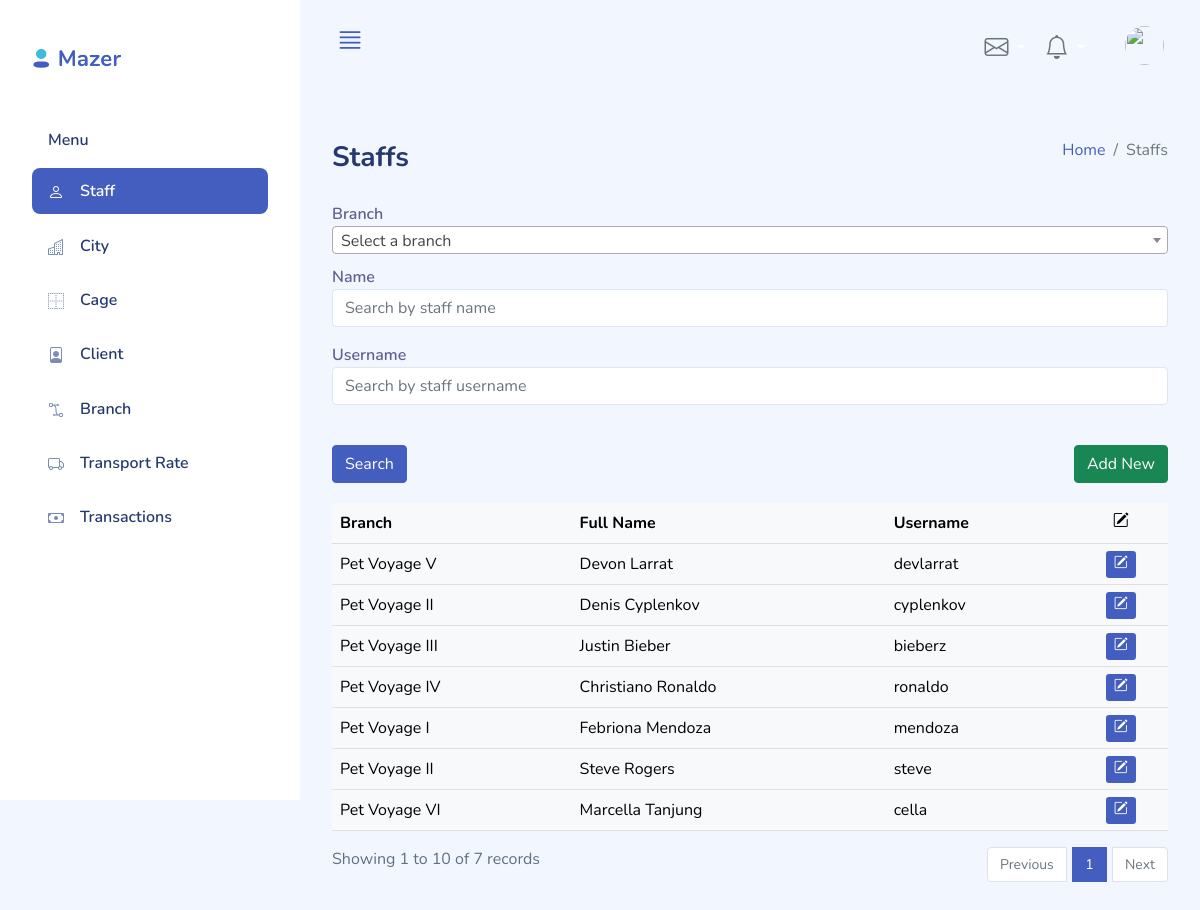
Screenshot of /index.php?page=staffs_list (signed in) with the database file from the repository.
### tables this page shows
CREATE TABLE `staff` (
  `Id` varchar(50) NOT NULL,
  `Name` varchar(45) NOT NULL,
  `BranchId` int(11) NOT NULL,
  `Username` varchar(64) NOT NULL,
  `Password` varchar(256) NOT NULL,
  `Role` varchar(45) NOT NULL,
  `LastUpdateTime` timestamp NOT NULL DEFAULT current_timestamp(),
  `LastModifier` varchar(50) DEFAULT NULL,
  PRIMARY KEY (`Id`),
  KEY `fk_Staff_Branch1_idx` (`BranchId`),
  KEY `fk_Staff_Staff1_idx` (`LastModifier`),
  CONSTRAINT `fk_Staff_Branch1` FOREIGN KEY (`BranchId`) REFERENCES `branch` (`Id`) ON DELETE NO ACTION ON UPDATE NO ACTION,
  CONSTRAINT `fk_Staff_Staff1` FOREIGN KEY (`LastModifier`) REFERENCES `staff` (`Id`) ON DELETE NO ACTION ON UPDATE NO ACTION
);

CREATE TABLE `branch` (
  `Id` int(11) NOT NULL,
  `Name` varchar(45) NOT NULL,
  `Address` varchar(200) NOT NULL,
  `PhoneNumber` varchar(45) NOT NULL,
  `CityId` smallint(5) unsigned NOT NULL,
  `LastUpdateTime` timestamp NOT NULL DEFAULT current_timestamp(),
  `LastModifier` varchar(50) DEFAULT NULL,
  PRIMARY KEY (`Id`),
  KEY `fk_Branch_City1_idx` (`CityId`),
  KEY `fk_Branch_Staff1_idx` (`LastModifier`),
  CONSTRAINT `fk_Branch_City1` FOREIGN KEY (`CityId`) REFERENCES `city` (`Id`) ON DELETE NO ACTION ON UPDATE NO ACTION,
  CONSTRAINT `fk_Branch_Staff1` FOREIGN KEY (`LastModifier`) REFERENCES `staff` (`Id`) ON DELETE NO ACTION ON UPDATE NO ACTION
);

### functions/sanitizers.php (called while the page is built, shortened)
<?php
    function sanitize($dbCon, $input, $type="string"){
        $input = mysqli_real_escape_string($dbCon, $input);
        switch($type){
            case "int":
                $sanitizedValue = $input;
                break;
        }
        return array($sanitizedValue, $input);
    }
?>

### config.php (called while the page is built, shortened)
<?php
$maxRows = 10;
?>

### classes/staff.php (called while the page is built, shortened)
<?php
if (file_exists('./config.php')){
    require_once('./config.php');
}
class Staff{
    private $dbCon;
    public function __construct($dbConnection){
        $this->dbCon = $dbConnection;
    }
    public function get_inner_join_data($column="*", $constraints="1",$limit=10){
        $q = "SELECT $column FROM staff s INNER JOIN branch b ON s.BranchId = b.Id LEFT JOIN staff modifier ON s.LastModifier = modifier.Id WHERE $constraints LIMIT $limit";
        $resultSet = $this->dbCon->query($q);
        return $resultSet;
    }
}
?>

### pages/staffs_list.php (the view, shortened to what this page needs)
<?php
require_once('./classes/staff.php');
$staff = new Staff($dbCon);
        ?>
        <?php
$pageNum = (isset($_GET["pageNum"]) && is_numeric($_GET["pageNum"])) ? $_GET["pageNum"] : 1;
list($pageNum, $validation_status) = sanitize($dbCon, $pageNum, "int");
?>
<div class="d-sm-flex align-items-center justify-content-between mb-4">
    <h1 class="h3 mb-0 text-gray-800">Staffs</h1>
    <ol class="breadcrumb">
        <li class="breadcrumb-item"><a href="./">Home</a></li>
        <li class="breadcrumb-item active" aria_current="page">Staffs</li>
    </ol>
</div>
<div class="row" style="padding-bottom:20px;">
    <div class="col-lg-12">
        <form method="GET" action="index.php">
            <div class="form-group">
                <label for="Branch">Branch</label>
            </div>
            <div class="form-group">
                <label for="Name">Name</label>
                <input class="form-control mb-3" type="text" placeholder="Search by staff name" id="Name" name="Name" <?php if(!empty($_GET["Name"])) echo(" value=".$_GET["Name"])?>>
            </div>
            <div class="form-group">
                <label for="Username">Username</label>
                <input class="form-control mb-3" type="text" placeholder="Search by staff username" id="Username" name="Username" <?php if(!empty($_GET["Username"])) echo(" value=".$_GET["Username"])?>>
            </div>
            <br>
            <div class="row">
                <div class="col-sm-6">
                    <button type="submit" class="btn btn-primary">Search</button>
                </div>
                <div class="col-sm-6" style="text-align:right;">
                    <a href="index.php?page=staff_detail&mode=insert"><button type="button" class="btn btn-success">Add New</button>
                    </a>
                </div>
            </div>
        </form>
    </div>
</div>
<div class="table-responsive">
    <table class="table table-light align-items-center table-flush table-hover">
        <thead class="thread-light">
            <tr>
                <th>Branch</th>
                <th>Full Name</th>
                <th>Username</th>
                <th style="text-align: center;"><i class="bi bi-pencil-square"></i></th>
            </tr>
        </thead>
        <tbody>
            <?php
                $constraint="1";
                $pageStart = ($pageNum-1) * $maxRows;
                $columns = "s.Id as id, b.Name as branch_name, s.Name as name, s.Username as username";
                $limit= "$pageStart, $maxRows";
                $resultSet = $staff->get_inner_join_data($columns, $constraint, $limit);
                if ($resultSet){
                    while($row = $resultSet->fetch_array()){
                        echo("
                        <tr>
                        <td>".$row["branch_name"]."</td>
                        <td>".$row["name"]."</td>
                        <td>".$row["username"]."</td>
                        <td style='text-align: center;'><a href='index.php?page=staff_detail&mode=update&id=".$row["id"]."' class='btn-sm btn-primary'><i class='bi bi-pencil-square'></i></a></td>
                        </tr>
                        ");
                    }
                }
            ?>
        </tbody>
    </table>
</div>
<?php
    $columns = "count(*) as totalRows";
    $resCount=$staff->get_inner_join_data($columns, $constraint);
    $rCount=$resCount->fetch_array();
    $totalRows = $rCount["totalRows"];
    $totalPages = ceil($totalRows/$maxRows);
?>
<div class="row">
    <div class="col-sm-4">
        <?php
            echo("Showing ".($pageStart + 1)." to ".($pageStart + $maxRows)." of ".$totalRows." records");
        ?>
    </div>
    <div class="col-sm-8">
        <nav>
            <ul class="pagination justify-content-end">
                <li class="page-item <?php if($pageNum<=1){ echo 'disabled';}?>">
                    <a class="page-link" href="<?php if($pageNum<=1){ echo '#';} else { echo "?page=staffs_list&pageNum=" . ($pageNum-1);} ?>">Previous</a>
                </li>
                <?php for ($i=1; $i<=$totalPages;$i++){?>
                    <li class="page-item <?php if ($pageNum==$i) {echo 'active';}?>">
                        <a class="page-link" href="?page=staffs_list&pageNum=<?php echo($i);?>"><?php echo($i);?></a>
                    </li>
                <?php }?>
                    <li class="page-item <?php if($pageNum>=$totalPages){ echo 'disabled';}?>">
                    <a class="page-link" href="<?php if($pageNum>=$totalPages){ echo '#';} else { echo "?page=staffs_list&pageNum=" . ($pageNum + 1);}?>">Next</a>
                </li>
            </ul>
        </nav>
    </div>
</div>

### index.php (shortened to what this page needs)
<?php
require_once('./functions/sanitizers.php');
require_once('config.php');
?>
<!DOCTYPE html>
<html lang="en">
<head>
    <link rel="stylesheet" href="assets/css/bootstrap.css">
    <link rel="stylesheet" href="assets/vendors/iconly/bold.css">
    <link rel="stylesheet" href="assets/vendors/perfect-scrollbar/perfect-scrollbar.css">
    <link rel="stylesheet" href="assets/vendors/bootstrap-icons/bootstrap-icons.css">
    <link rel="stylesheet" href="assets/css/app.css">
    <link href="assets/css/select2.min.css" rel="stylesheet" />
</head>
<body>
    <?php
  if (!isset($_SESSION['active_user']) ){
    require_once('pages/login.php');
  }
  else{
  ?>
    <div id="app">
        <div id="sidebar" class="active">
            <div class="sidebar-wrapper active">
                <div class="sidebar-header">
                    <div class="d-flex justify-content-between">
                        <div class="logo">
                            <a href="index.php"><img src="assets/images/logo/logo.png" alt="Logo" srcset=""></a>
                        </div>
                    </div>
                </div>
                <div class="sidebar-menu">
                    <ul class="menu">
                        <li class="sidebar-title">Menu</li>
                        <li class="sidebar-item <?php if ($_GET["page"]=="staffs_list" || $_GET["page"]=="staff_detail") echo('active') ?>">
                            <a href="index.php?page=staffs_list" class='sidebar-link'>
                                <i class="bi bi-person"></i>
                                <span>Staff</span>
                            </a>
                        </li>
                        <li class="sidebar-item <?php if ($_GET["page"]=="cities_list" || $_GET["page"]=="city_detail") echo('active') ?>">
                            <a href="index.php?page=cities_list" class='sidebar-link'>
                                <i class="bi bi-building"></i>
                                <span>City</span>
                            </a>
                        </li>
                        <li class="sidebar-item <?php if ($_GET["page"]=="cages_list" || $_GET["page"]=="cage_detail") echo('active') ?>">
                            <a href="index.php?page=cages_list" class='sidebar-link'>
                                <i class="bi bi-border"></i>
                                <span>Cage</span>
                            </a>
                        </li>
                        <li class="sidebar-item <?php if ($_GET["page"]=="clients_list" || $_GET["page"]=="client_detail") echo('active') ?>">
                            <a href="index.php?page=clients_list" class='sidebar-link'>
                                <i class="bi bi-file-person"></i>
                                <span>Client</span>
                            </a>
                        </li>
                        <li class="sidebar-item <?php if ($_GET["page"]=="branches_list" || $_GET["page"]=="branch_detail") echo('active') ?>">
                            <a href="index.php?page=branches_list" class='sidebar-link'>
                                <i class="bi bi-bezier2"></i>
                                <span>Branch</span>
                            </a>
                        </li>
                        <li class="sidebar-item <?php if ($_GET["page"]=="transportrates_list" || $_GET["page"]=="transportrate_detail") echo('active') ?>">
                            <a href="index.php?page=transportrates_list" class='sidebar-link'>
                                <i class="bi bi-truck"></i>
                                <span>Transport Rate</span>
                            </a>
                        </li>
                        <li class="sidebar-item <?php if ($_GET["page"]=="transactions_list" || $_GET["page"]=="transaction_detail") echo('active') ?>">
                            <a href="index.php?page=transactions_list" class='sidebar-link'>
                                <i class="bi bi-cash"></i>
                                <span>Transactions</span>
                            </a>
                        </li>
                    </ul>
                </div>
            </div>
        </div>
        <div id="main" class="layout-navbar">
        <header class='mb-3'>
                <nav class="navbar navbar-expand navbar-light ">
                    <div class="container-fluid">
                        <a href="#" class="burger-btn d-block">
                            <i class="bi bi-justify fs-3"></i>
                        </a>
                        <div class="collapse navbar-collapse" id="navbarSupportedContent">
                            <ul class="navbar-nav ms-auto mb-2 mb-lg-0">
                                <li class="nav-item dropdown me-1">
                                    <a class="nav-link active dropdown-toggle" href="#" data-bs-toggle="dropdown"
                                        aria-expanded="false">
                                        <i class='bi bi-envelope bi-sub fs-4 text-gray-600'></i>
                                    </a>
                                </li>
                                <li class="nav-item dropdown me-3">
                                    <a class="nav-link active dropdown-toggle" href="#" data-bs-toggle="dropdown"
                                        aria-expanded="false">
                                        <i class='bi bi-bell bi-sub fs-4 text-gray-600'></i>
                                    </a>
                                </li>
                            </ul>
                            <div class="dropdown">
                                <a href="#" data-bs-toggle="dropdown" aria-expanded="false">
                                    <div class="user-menu d-flex">
                                        <div class="user-img d-flex align-items-center">
                                            <div class="avatar avatar-md">
                                                <img src="assets/images/faces/1.jpg">
                                            </div>
                                        </div>
                                    </div>
                                </a>
                            </div>
                        </div>
                    </div>
                </nav>
            </header>
            <div id="main-content">
                 <?php
                if (isset($_GET["page"])){
                  require_once('pages/'.$_GET["page"].".php");
                }
                ?>
        </div>
    </div>
    <?php }?>
</body>
</html>

### assets/css/app.css (style rules this page uses)
.avatar { display:inline-flex;border-radius:50%;text-align:center;vertical-align:middle;position:relative }
.avatar img { width:32px;height:32px;border-radius:50% }
.avatar.avatar-md .avatar-content,.avatar.avatar-md img { width:32px;height:32px;font-size:.8rem }
.btn.btn-danger,.btn.btn-info,.btn.btn-primary,.btn.btn-secondary,.btn.btn-success,.btn.btn-warning { color:#fff }
.dropdown-toggle:after { color:#fff }
.form-group { margin-bottom:.7rem }
.form-group label { color:rgba(35,28,99,.7);font-weight:600 }
#sidebar.active .sidebar-wrapper { left:0 }
.sidebar-wrapper { width:300px;height:100vh;position:fixed;top:0;z-index:10;overflow-y:auto;background-color:#fff;bottom:0;transition:left .5s ease-out }
.sidebar-wrapper .sidebar-header { padding:2rem 2rem 1rem;font-size:2rem;font-weight:700 }
.sidebar-wrapper .sidebar-header img { height:1.2rem }
.sidebar-wrapper .menu { margin-top:2rem;padding:0 2rem;font-weight:600 }
.sidebar-wrapper .menu .sidebar-title { padding:0 1rem;margin:1.5rem 0 1rem;font-size:1rem;list-style:none;font-weight:600;color:#25396f }
.sidebar-wrapper .menu .sidebar-link { display:block;padding:.7rem 1rem;font-size:1rem;display:flex;align-items:center;border-radius:.5rem;transition:all .5s;text-decoration:none;color:#25396f }
.sidebar-wrapper .menu .sidebar-link i,.sidebar-wrapper .menu .sidebar-link svg { color:#7c8db5 }
.sidebar-wrapper .menu .sidebar-link span { margin-left:1rem }
.sidebar-wrapper .menu .sidebar-item { list-style:none;margin-top:.5rem;position:relative }
.sidebar-wrapper .menu .sidebar-item.active .sidebar-link { background-color:#435ebe }
.sidebar-wrapper .menu .sidebar-item.active .sidebar-link span { color:#fff }
.sidebar-wrapper .menu .sidebar-item.active .sidebar-link i,.sidebar-wrapper .menu .sidebar-item.active .sidebar-link svg { fill:#fff;color:#fff }
.navbar { height:90px;padding:1.5rem }
.navbar .user-menu img { width:39px;height:39px }
.page-item .page-link { font-size:.875rem }
.page-item:first-child { margin-right:.4rem }
.page-item:last-child { margin-left:.4rem }
.dataTable-table td,.dataTable-table thead th,.table td,.table thead th { vertical-align:middle }
.dataTable-table:not(.table-borderless) thead th,.table:not(.table-borderless) thead th { border-bottom:1px solid #dedede!important }
.bi { width:1rem;height:1rem }
.bi.bi-sub:before { vertical-align:sub }
.burger-btn { display:none }
#main { margin-left:300px;padding:2rem }
#main.layout-navbar { padding:0 }
#main #main-content { padding:2rem }
a { text-decoration:none }
.text-gray-600 { color:#6c757d!important }

### rows the page displays
staff: BranchId.Name "Pet Voyage V", Name "Devon Larrat", Username "devlarrat"
staff: BranchId.Name "Pet Voyage II", Name "Denis Cyplenkov", Username "cyplenkov"
staff: BranchId.Name "Pet Voyage III", Name "Justin Bieber", Username "bieberz"
staff: BranchId.Name "Pet Voyage IV", Name "Christiano Ronaldo", Username "ronaldo"
staff: BranchId.Name "Pet Voyage I", Name "Febriona Mendoza", Username "mendoza"
staff: BranchId.Name "Pet Voyage II", Name "Steve Rogers", Username "steve"
staff: BranchId.Name "Pet Voyage VI", Name "Marcella Tanjung", Username "cella"

### other values shown
$pageStart + 1 "1"
$pageStart + $maxRows "10"
$totalRows "7"
